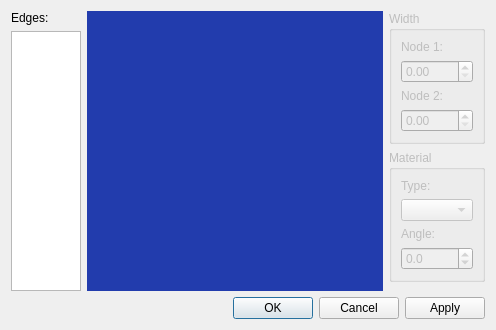
<?xml version="1.0" encoding="UTF-8"?>
<ui version="4.0">
 <class>DimensionDialog</class>
 <widget class="QDialog" name="DimensionDialog">
  <property name="windowModality">
   <enum>Qt::ApplicationModal</enum>
  </property>
  <property name="geometry">
   <rect>
    <x>0</x>
    <y>0</y>
    <width>496</width>
    <height>330</height>
   </rect>
  </property>
  <property name="windowTitle">
   <string>Entity Dimensions</string>
  </property>
  <property name="modal">
   <bool>true</bool>
  </property>
  <layout class="QGridLayout" name="gridLayout">
   <item row="1" column="0">
    <widget class="QDialogButtonBox" name="buttonBox">
     <property name="orientation">
      <enum>Qt::Horizontal</enum>
     </property>
     <property name="standardButtons">
      <set>QDialogButtonBox::Apply|QDialogButtonBox::Cancel|QDialogButtonBox::Ok</set>
     </property>
     <property name="centerButtons">
      <bool>false</bool>
     </property>
    </widget>
   </item>
   <item row="0" column="0">
    <layout class="QHBoxLayout" name="mainLayout">
     <item>
      <layout class="QVBoxLayout" name="leftBarLayout">
       <item>
        <widget class="QLabel" name="edgeLAbel">
         <property name="text">
          <string>Edges:</string>
         </property>
        </widget>
       </item>
       <item>
        <widget class="QTableView" name="edgeListTableView">
         <property name="enabled">
          <bool>true</bool>
         </property>
         <property name="sizePolicy">
          <sizepolicy hsizetype="Minimum" vsizetype="Expanding">
           <horstretch>0</horstretch>
           <verstretch>0</verstretch>
          </sizepolicy>
         </property>
         <property name="minimumSize">
          <size>
           <width>0</width>
           <height>0</height>
          </size>
         </property>
         <property name="toolTip">
          <string>Select an edge to edit its parameters</string>
         </property>
         <property name="sizeAdjustPolicy">
          <enum>QAbstractScrollArea::AdjustToContents</enum>
         </property>
         <property name="editTriggers">
          <set>QAbstractItemView::NoEditTriggers</set>
         </property>
         <property name="alternatingRowColors">
          <bool>true</bool>
         </property>
         <property name="selectionMode">
          <enum>QAbstractItemView::SingleSelection</enum>
         </property>
         <property name="selectionBehavior">
          <enum>QAbstractItemView::SelectRows</enum>
         </property>
         <attribute name="horizontalHeaderDefaultSectionSize">
          <number>80</number>
         </attribute>
         <attribute name="horizontalHeaderStretchLastSection">
          <bool>false</bool>
         </attribute>
        </widget>
       </item>
      </layout>
     </item>
     <item>
      <layout class="QVBoxLayout" name="middleBarLayout">
       <item>
        <widget class="GraphicsView" name="GraphicsWidget" native="true">
         <property name="sizePolicy">
          <sizepolicy hsizetype="Expanding" vsizetype="Expanding">
           <horstretch>0</horstretch>
           <verstretch>0</verstretch>
          </sizepolicy>
         </property>
         <property name="minimumSize">
          <size>
           <width>220</width>
           <height>220</height>
          </size>
         </property>
         <property name="palette">
          <palette>
           <active>
            <colorrole role="Base">
             <brush brushstyle="SolidPattern">
              <color alpha="255">
               <red>255</red>
               <green>255</green>
               <blue>255</blue>
              </color>
             </brush>
            </colorrole>
            <colorrole role="Window">
             <brush brushstyle="SolidPattern">
              <color alpha="255">
               <red>34</red>
               <green>60</green>
               <blue>173</blue>
              </color>
             </brush>
            </colorrole>
           </active>
           <inactive>
            <colorrole role="Base">
             <brush brushstyle="SolidPattern">
              <color alpha="255">
               <red>255</red>
               <green>255</green>
               <blue>255</blue>
              </color>
             </brush>
            </colorrole>
            <colorrole role="Window">
             <brush brushstyle="SolidPattern">
              <color alpha="255">
               <red>34</red>
               <green>60</green>
               <blue>173</blue>
              </color>
             </brush>
            </colorrole>
           </inactive>
           <disabled>
            <colorrole role="Base">
             <brush brushstyle="SolidPattern">
              <color alpha="255">
               <red>34</red>
               <green>60</green>
               <blue>173</blue>
              </color>
             </brush>
            </colorrole>
            <colorrole role="Window">
             <brush brushstyle="SolidPattern">
              <color alpha="255">
               <red>34</red>
               <green>60</green>
               <blue>173</blue>
              </color>
             </brush>
            </colorrole>
           </disabled>
          </palette>
         </property>
         <property name="autoFillBackground">
          <bool>true</bool>
         </property>
        </widget>
       </item>
      </layout>
     </item>
     <item>
      <layout class="QVBoxLayout" name="rightBarLayout">
       <item>
        <widget class="QGroupBox" name="widthGroupBox">
         <property name="enabled">
          <bool>false</bool>
         </property>
         <property name="title">
          <string>Width</string>
         </property>
         <layout class="QVBoxLayout" name="verticalLayout_5">
          <item>
           <widget class="QLabel" name="widthNode1Label">
            <property name="text">
             <string>Node 1:</string>
            </property>
           </widget>
          </item>
          <item>
           <widget class="QDoubleSpinBox" name="widthNode1SpinBox">
            <property name="singleStep">
             <double>0.100000000000000</double>
            </property>
           </widget>
          </item>
          <item>
           <widget class="QLabel" name="widthNode2Label">
            <property name="text">
             <string>Node 2:</string>
            </property>
           </widget>
          </item>
          <item>
           <widget class="QDoubleSpinBox" name="widthNode2SpinBox">
            <property name="singleStep">
             <double>0.100000000000000</double>
            </property>
           </widget>
          </item>
         </layout>
        </widget>
       </item>
       <item>
        <widget class="QGroupBox" name="materialGroupBox">
         <property name="enabled">
          <bool>false</bool>
         </property>
         <property name="title">
          <string>Material</string>
         </property>
         <layout class="QVBoxLayout" name="verticalLayout">
          <item>
           <widget class="QLabel" name="materialLabel">
            <property name="text">
             <string>Type:</string>
            </property>
           </widget>
          </item>
          <item>
           <widget class="QComboBox" name="materialsComboBox"/>
          </item>
          <item>
           <widget class="QLabel" name="compositeAngleLabel">
            <property name="enabled">
             <bool>false</bool>
            </property>
            <property name="text">
             <string>Angle:</string>
            </property>
           </widget>
          </item>
          <item>
           <widget class="QDoubleSpinBox" name="compositeAngleSpinBox">
            <property name="enabled">
             <bool>false</bool>
            </property>
            <property name="decimals">
             <number>1</number>
            </property>
            <property name="minimum">
             <double>-180.000000000000000</double>
            </property>
            <property name="maximum">
             <double>180.000000000000000</double>
            </property>
           </widget>
          </item>
         </layout>
        </widget>
       </item>
       <item>
        <spacer name="verticalSpacer">
         <property name="orientation">
          <enum>Qt::Vertical</enum>
         </property>
         <property name="sizeHint" stdset="0">
          <size>
           <width>20</width>
           <height>40</height>
          </size>
         </property>
        </spacer>
       </item>
      </layout>
     </item>
    </layout>
   </item>
  </layout>
 </widget>
 <customwidgets>
  <customwidget>
   <class>GraphicsView</class>
   <extends>QWidget</extends>
   <header>graphicsview.h</header>
  </customwidget>
 </customwidgets>
 <resources/>
 <connections>
  <connection>
   <sender>buttonBox</sender>
   <signal>accepted()</signal>
   <receiver>DimensionDialog</receiver>
   <slot>accept()</slot>
   <hints>
    <hint type="sourcelabel">
     <x>257</x>
     <y>517</y>
    </hint>
    <hint type="destinationlabel">
     <x>157</x>
     <y>270</y>
    </hint>
   </hints>
  </connection>
  <connection>
   <sender>buttonBox</sender>
   <signal>rejected()</signal>
   <receiver>DimensionDialog</receiver>
   <slot>reject()</slot>
   <hints>
    <hint type="sourcelabel">
     <x>325</x>
     <y>517</y>
    </hint>
    <hint type="destinationlabel">
     <x>286</x>
     <y>270</y>
    </hint>
   </hints>
  </connection>
  <connection>
   <sender>edgeListTableView</sender>
   <signal>clicked(QModelIndex)</signal>
   <receiver>DimensionDialog</receiver>
   <slot>edgeSelected(QModelIndex)</slot>
   <hints>
    <hint type="sourcelabel">
     <x>81</x>
     <y>183</y>
    </hint>
    <hint type="destinationlabel">
     <x>266</x>
     <y>158</y>
    </hint>
   </hints>
  </connection>
  <connection>
   <sender>widthNode1SpinBox</sender>
   <signal>valueChanged(double)</signal>
   <receiver>DimensionDialog</receiver>
   <slot>propertyChanged()</slot>
   <hints>
    <hint type="sourcelabel">
     <x>586</x>
     <y>55</y>
    </hint>
    <hint type="destinationlabel">
     <x>464</x>
     <y>4</y>
    </hint>
   </hints>
  </connection>
  <connection>
   <sender>widthNode2SpinBox</sender>
   <signal>valueChanged(double)</signal>
   <receiver>DimensionDialog</receiver>
   <slot>propertyChanged()</slot>
   <hints>
    <hint type="sourcelabel">
     <x>586</x>
     <y>105</y>
    </hint>
    <hint type="destinationlabel">
     <x>507</x>
     <y>8</y>
    </hint>
   </hints>
  </connection>
  <connection>
   <sender>materialsComboBox</sender>
   <signal>currentIndexChanged(int)</signal>
   <receiver>DimensionDialog</receiver>
   <slot>propertyChanged()</slot>
   <hints>
    <hint type="sourcelabel">
     <x>586</x>
     <y>183</y>
    </hint>
    <hint type="destinationlabel">
     <x>531</x>
     <y>253</y>
    </hint>
   </hints>
  </connection>
  <connection>
   <sender>compositeAngleSpinBox</sender>
   <signal>valueChanged(double)</signal>
   <receiver>DimensionDialog</receiver>
   <slot>propertyChanged()</slot>
   <hints>
    <hint type="sourcelabel">
     <x>586</x>
     <y>228</y>
    </hint>
    <hint type="destinationlabel">
     <x>526</x>
     <y>272</y>
    </hint>
   </hints>
  </connection>
 </connections>
 <slots>
  <slot>edgeSelected(QModelIndex)</slot>
  <slot>propertyChanged()</slot>
  <slot>apply()</slot>
 </slots>
</ui>
